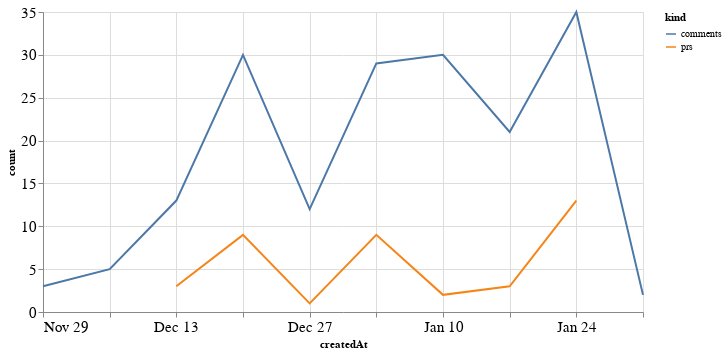

This figure's notebook cell:
### Code cell
alt.Chart(total_time, width=600).mark_line().encode(
    x='createdAt',
    y='count',
    color='kind'
)

### Figure 1 — Vega-Lite specification as saved in the notebook (floating-point values rounded to 4 significant figures)
{"config": {"axisLeft": {"labelFontSize": 15}, "axisBottom": {"labelFontSize": 15}}, "data": {"name": "data-6de0244c195d3e0a532dbf68f207b763"}, "mark": "line", "encoding": {"color": {"type": "nominal", "field": "kind"}, "x": {"type": "temporal", "field": "createdAt"}, "y": {"type": "quantitative", "field": "count"}}, "width": 600, "$schema": "https://vega.github.io/schema/vega-lite/v4.8.1.json", "datasets": {"data-6de0244c195d3e0a532dbf68f207b763": [{"createdAt": "2020-12-13T00:00:00", "kind": "prs", "count": 3.0}, {"createdAt": "2020-12-20T00:00:00", "kind": "prs", "count": 9.0}, {"createdAt": "2020-12-27T00:00:00", "kind": "prs", "count": 1.0}, {"createdAt": "2021-01-03T00:00:00", "kind": "prs", "count": 9.0}, {"createdAt": "2021-01-10T00:00:00", "kind": "prs", "count": 2.0}, {"createdAt": "2021-01-17T00:00:00", "kind": "prs", "count": 3.0}, {"createdAt": "2021-01-24T00:00:00", "kind": "prs", "count": 13.0}, {"createdAt": "2020-11-29T00:00:00", "kind": "prs", "count": null}, {"createdAt": "2020-12-06T00:00:00", "kind": "prs", "count": null}, {"createdAt": "2021-01-31T00:00:00", "kind": "prs", "count": null}, {"createdAt": "2020-12-13T00:00:00", "kind": "comments", "count": 13.0}, {"createdAt": "2020-12-20T00:00:00", "kind": "comments", "count": 30.0}, {"createdAt": "2020-12-27T00:00:00", "kind": "comments", "count": 12.0}, {"createdAt": "2021-01-03T00:00:00", "kind": "comments", "count": 29.0}, {"createdAt": "2021-01-10T00:00:00", "kind": "comments", "count": 30.0}, {"createdAt": "2021-01-17T00:00:00", "kind": "comments", "count": 21.0}, {"createdAt": "2021-01-24T00:00:00", "kind": "comments", "count": 35.0}, {"createdAt": "2020-11-29T00:00:00", "kind": "comments", "count": 3.0}, {"createdAt": "2020-12-06T00:00:00", "kind": "comments", "count": 5.0}, {"createdAt": "2021-01-31T00:00:00", "kind": "comments", "count": 2.0}]}}
